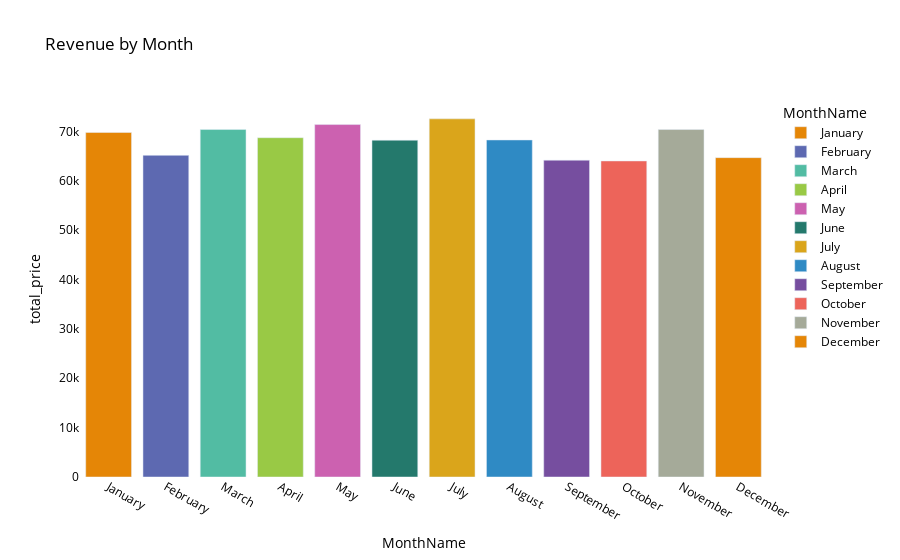

Source (notebook cell):
### Code cell
# Make a bar chart of revenue by month

fig = px.bar(
    RevenueperMonth,
    x='MonthName',
    y='total_price',
    title='Revenue by Month',
    color='MonthName',
    color_discrete_sequence=px.colors.qualitative.Vivid
)
fig.update_layout(
    plot_bgcolor='white',
    paper_bgcolor='white',
    font=dict(color='black')
)
fig.show()

### Figure 1 — Plotly figure (JSON) as saved in the notebook; plotly's stock layout.template omitted (floating-point values rounded to 4 significant figures)
{"data": [{"hovertemplate": "MonthName=%{x}<br>total_price=%{y}<extra></extra>", "legendgroup": "January", "marker": {"color": "rgb(229, 134, 6)", "pattern": {"shape": ""}}, "name": "January", "orientation": "v", "showlegend": true, "textposition": "auto", "type": "bar", "x": ["January"], "xaxis": "x", "y": [69790.0], "yaxis": "y"}, {"hovertemplate": "MonthName=%{x}<br>total_price=%{y}<extra></extra>", "legendgroup": "February", "marker": {"color": "rgb(93, 105, 177)", "pattern": {"shape": ""}}, "name": "February", "orientation": "v", "showlegend": true, "textposition": "auto", "type": "bar", "x": ["February"], "xaxis": "x", "y": [65160.0], "yaxis": "y"}, {"hovertemplate": "MonthName=%{x}<br>total_price=%{y}<extra></extra>", "legendgroup": "March", "marker": {"color": "rgb(82, 188, 163)", "pattern": {"shape": ""}}, "name": "March", "orientation": "v", "showlegend": true, "textposition": "auto", "type": "bar", "x": ["March"], "xaxis": "x", "y": [70400.0], "yaxis": "y"}, {"hovertemplate": "MonthName=%{x}<br>total_price=%{y}<extra></extra>", "legendgroup": "April", "marker": {"color": "rgb(153, 201, 69)", "pattern": {"shape": ""}}, "name": "April", "orientation": "v", "showlegend": true, "textposition": "auto", "type": "bar", "x": ["April"], "xaxis": "x", "y": [68740.0], "yaxis": "y"}, {"hovertemplate": "MonthName=%{x}<br>total_price=%{y}<extra></extra>", "legendgroup": "May", "marker": {"color": "rgb(204, 97, 176)", "pattern": {"shape": ""}}, "name": "May", "orientation": "v", "showlegend": true, "textposition": "auto", "type": "bar", "x": ["May"], "xaxis": "x", "y": [71400.0], "yaxis": "y"}, {"hovertemplate": "MonthName=%{x}<br>total_price=%{y}<extra></extra>", "legendgroup": "June", "marker": {"color": "rgb(36, 121, 108)", "pattern": {"shape": ""}}, "name": "June", "orientation": "v", "showlegend": true, "textposition": "auto", "type": "bar", "x": ["June"], "xaxis": "x", "y": [68230.0], "yaxis": "y"}, {"hovertemplate": "MonthName=%{x}<br>total_price=%{y}<extra></extra>", "legendgroup": "July", "marker": {"color": "rgb(218, 165, 27)", "pattern": {"shape": ""}}, "name": "July", "orientation": "v", "showlegend": true, "textposition": "auto", "type": "bar", "x": ["July"], "xaxis": "x", "y": [72560.0], "yaxis": "y"}, {"hovertemplate": "MonthName=%{x}<br>total_price=%{y}<extra></extra>", "legendgroup": "August", "marker": {"color": "rgb(47, 138, 196)", "pattern": {"shape": ""}}, "name": "August", "orientation": "v", "showlegend": true, "textposition": "auto", "type": "bar", "x": ["August"], "xaxis": "x", "y": [68280.0], "yaxis": "y"}, {"hovertemplate": "MonthName=%{x}<br>total_price=%{y}<extra></extra>", "legendgroup": "September", "marker": {"color": "rgb(118, 78, 159)", "pattern": {"shape": ""}}, "name": "September", "orientation": "v", "showlegend": true, "textposition": "auto", "type": "bar", "x": ["September"], "xaxis": "x", "y": [64180.0], "yaxis": "y"}, {"hovertemplate": "MonthName=%{x}<br>total_price=%{y}<extra></extra>", "legendgroup": "October", "marker": {"color": "rgb(237, 100, 90)", "pattern": {"shape": ""}}, "name": "October", "orientation": "v", "showlegend": true, "textposition": "auto", "type": "bar", "x": ["October"], "xaxis": "x", "y": [64030.0], "yaxis": "y"}, {"hovertemplate": "MonthName=%{x}<br>total_price=%{y}<extra></extra>", "legendgroup": "November", "marker": {"color": "rgb(165, 170, 153)", "pattern": {"shape": ""}}, "name": "November", "orientation": "v", "showlegend": true, "textposition": "auto", "type": "bar", "x": ["November"], "xaxis": "x", "y": [70400.0], "yaxis": "y"}, {"hovertemplate": "MonthName=%{x}<br>total_price=%{y}<extra></extra>", "legendgroup": "December", "marker": {"color": "rgb(229, 134, 6)", "pattern": {"shape": ""}}, "name": "December", "orientation": "v", "showlegend": true, "textposition": "auto", "type": "bar", "x": ["December"], "xaxis": "x", "y": [64700.0], "yaxis": "y"}], "layout": {"barmode": "relative", "font": {"color": "black"}, "legend": {"title": {"text": "MonthName"}, "tracegroupgap": 0}, "paper_bgcolor": "white", "plot_bgcolor": "white", "title": {"text": "Revenue by Month"}, "xaxis": {"anchor": "y", "categoryarray": ["January", "February", "March", "April", "May", "June", "July", "August", "September", "October", "November", "December"], "categoryorder": "array", "domain": [0, 1], "title": {"text": "MonthName"}}, "yaxis": {"anchor": "x", "domain": [0, 1], "title": {"text": "total_price"}}}}
